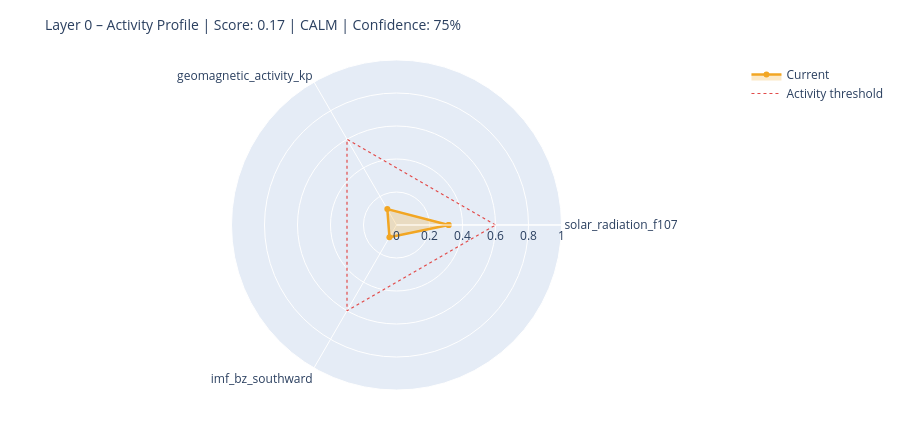

Here is the notebook cell this chart was saved with:
### Markdown cell above
---
## 6. State Assessment & Handoff to Layer 1

### Code cell
# ============================================================
# STEP 1 – Collect raw values with source modes
# Mode: 'primary' | 'fallback_3h' | 'last_valid' | 'missing'
# ============================================================

def safe_last(df, col):
    if df is None or col not in df.columns: return None
    s = df[col].dropna()
    return float(s.iloc[-1]) if not s.empty else None

f107_now = safe_last(df_f107, 'f10.7')
bz_now   = safe_last(df_mag,  'bz_gsm')
kp_now   = safe_last(df_kp,   'kp')
sw_now   = safe_last(df_sw,   'speed')

source_modes = {
    'F10.7':    'primary'  if f107_now is not None else 'missing',
    'Kp':       'primary'  if kp_now   is not None else 'missing',
    'IMF_Bz':   'primary'  if bz_now   is not None else 'missing',
    'SW_speed': 'primary'  if sw_now   is not None else 'missing',
}

# Kp Fallback – 3h endpoint
if kp_now is None:
    try:
        r = requests.get(
            'https://services.swpc.noaa.gov/json/noaa-planetary-k-index.json',
            timeout=10)
        r.raise_for_status()
        fb = pd.DataFrame(r.json())
        tc = next((c for c in fb.columns if 'time' in c.lower()), fb.columns[0])
        kc = next((c for c in fb.columns if 'kp' in c.lower() and c != tc), None)
        if kc:
            fb[kc] = fb[kc].astype(str).str.extract(r'([0-9]+(?:\.[0-9]*)?)')[0]
            fb[kc] = pd.to_numeric(fb[kc], errors='coerce')
            fb = fb[fb[kc] >= 0].dropna(subset=[kc])
            if not fb.empty:
                kp_now = float(fb[kc].iloc[-1])
                source_modes['Kp'] = 'fallback_3h'
                print(f'  Kp fallback (3h): {kp_now:.1f}')
    except Exception as e:
        print(f'  Kp fallback failed: {e}')

# Solar Wind Fallback – last valid value
if sw_now is None and df_sw is not None and 'speed' in df_sw.columns:
    s = df_sw['speed'].dropna()
    if not s.empty:
        sw_now = float(s.iloc[-1])
        source_modes['SW_speed'] = 'last_valid'
        print(f'  SW fallback (last_valid): {sw_now:.0f} km/s')

print()
print('Source modes:', source_modes)

# ============================================================
# STEP 2 – Score from available components only
# ============================================================

def norm(v, lo, hi):
    if v is None: return None
    return max(0.0, min(1.0, (v - lo) / (hi - lo)))

COMPONENTS = {
    'solar_radiation_f107':    (f107_now, norm(f107_now, 60, 250)),
    'geomagnetic_activity_kp': (kp_now,   norm(kp_now,   0,   9)),
    'imf_bz_southward':        (bz_now,   norm(-(bz_now or 0) if bz_now else None, -5, 30)
                                           if bz_now is not None else None),
    'solar_wind_speed':        (sw_now,   norm(sw_now, 300, 800)),
}

available   = {k: v[1] for k, v in COMPONENTS.items() if v[1] is not None}
unavailable = [k for k, v in COMPONENTS.items() if v[1] is None]

layer0_score = round(sum(available.values()) / len(available), 4) if available else None
confidence   = round(len(available) / len(COMPONENTS), 2)

level = ('unknown'  if layer0_score is None
         else 'calm'     if layer0_score < 0.3
         else 'moderate' if layer0_score < 0.6
         else 'active')

# ============================================================
# STEP 3 – Dominant Driver
# ============================================================

def dominant_driver(kp, f107, bz, sw):
    candidates = []
    if kp   is not None and kp   >= 4:   candidates.append(('geomagnetic',    kp / 9))
    if sw   is not None and sw   >= 500:  candidates.append(('solar_wind',     sw / 800))
    if bz   is not None and bz   <= -5:   candidates.append(('imf_southward',  abs(bz) / 30))
    if f107 is not None and f107 >= 150:  candidates.append(('solar_radiation',f107 / 250))
    return max(candidates, key=lambda x: x[1])[0] if candidates else 'none'

driver = dominant_driver(kp_now, f107_now, bz_now, sw_now)

# ============================================================
# STEP 4 – Downstream expectations
# ============================================================

def downstream_expectation(driver, score, kp, bz, f107):
    exp = {
        'magnetosphere':        'calm',
        'ionosphere':           'calm',
        'schumann_resonance':   'unchanged',
        'lithosphere_currents': 'low',
    }
    if driver == 'geomagnetic' or (kp and kp >= 5):
        exp['magnetosphere']        = 'compressed / storm'
        exp['ionosphere']           = 'elevated disturbance (TEC variability)'
        exp['schumann_resonance']   = 'elevated amplitude possible'
        exp['lithosphere_currents'] = 'elevated induction currents'
    elif driver == 'imf_southward' or (bz and bz <= -5):
        exp['magnetosphere']        = 'energy coupling active'
        exp['ionosphere']           = 'elevated electron density possible'
        exp['schumann_resonance']   = 'slight modulation possible'
    elif driver == 'solar_radiation' or (f107 and f107 >= 150):
        exp['ionosphere']           = 'elevated ionization (F-layer)'
        exp['schumann_resonance']   = 'slightly elevated background activity'
    return exp

downstream = downstream_expectation(driver, layer0_score, kp_now, bz_now, f107_now)

# ============================================================
# CONSOLE OUTPUT
# ============================================================

W = 58
print('=' * W)
print('LAYER 0 – STATE ASSESSMENT')
print('=' * W)
for name, (raw_v, score_v) in COMPONENTS.items():
    if score_v is not None:
        bar = '█' * int(score_v * 20) + '░' * (20 - int(score_v * 20))
        print(f'  {name:<35}  {bar}  {score_v:.2f}')
    else:
        print(f'  {name:<35}  {"─" * 20}  n/a')
print('-' * W)
print(f'  Score ({len(available)}/{len(COMPONENTS)} components):  {layer0_score:.3f}')
print(f'  Confidence:         {confidence:.0%}')
print(f'  Level:              {level.upper()}')
print(f'  Dominant Driver:    {driver}')

# Radar chart
cats = list(available.keys())
vals = list(available.values())
if len(cats) >= 3:
    fig = go.Figure()
    fig.add_trace(go.Scatterpolar(
        r=vals + [vals[0]], theta=cats + [cats[0]],
        fill='toself', fillcolor='rgba(242,166,35,0.25)',
        line=dict(color='#F2A623', width=2.5), name='Current'
    ))
    fig.add_trace(go.Scatterpolar(
        r=[0.6] * (len(cats) + 1), theta=cats + [cats[0]],
        line=dict(color='#E24B4A', dash='dot', width=1.2),
        mode='lines', name='Activity threshold'
    ))
    fig.update_layout(
        title=dict(text=f'Layer 0 – Activity Profile | Score: {layer0_score:.2f} | {level.upper()} | Confidence: {confidence:.0%}',
                   font=dict(size=14)),
        polar=dict(radialaxis=dict(visible=True, range=[0, 1])),
        height=430, showlegend=True,
        margin=dict(l=60, r=60, t=60, b=40)
    )
    fig.show()

### Figure 1 — Plotly figure (JSON) as saved in the notebook; plotly's stock layout.template omitted (floating-point values rounded to 4 significant figures)
{"data": [{"fill": "toself", "fillcolor": "rgba(242,166,35,0.25)", "line": {"color": "#F2A623", "width": 2.5}, "name": "Current", "r": [0.3158, 0.1111, 0.08571, 0.3158], "theta": ["solar_radiation_f107", "geomagnetic_activity_kp", "imf_bz_southward", "solar_radiation_f107"], "type": "scatterpolar"}, {"line": {"color": "#E24B4A", "dash": "dot", "width": 1.2}, "mode": "lines", "name": "Activity threshold", "r": [0.6, 0.6, 0.6, 0.6], "theta": ["solar_radiation_f107", "geomagnetic_activity_kp", "imf_bz_southward", "solar_radiation_f107"], "type": "scatterpolar"}], "layout": {"height": 430, "margin": {"b": 40, "l": 60, "r": 60, "t": 60}, "polar": {"radialaxis": {"range": [0, 1], "visible": true}}, "showlegend": true, "title": {"font": {"size": 14}, "text": "Layer 0 – Activity Profile | Score: 0.17 | CALM | Confidence: 75%"}}}
